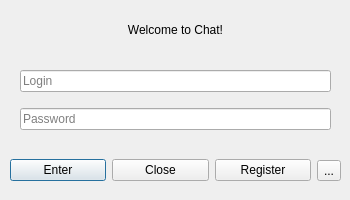
<?xml version="1.0" encoding="UTF-8"?>
<ui version="4.0">
 <class>authwindow</class>
 <widget class="QDialog" name="authwindow">
  <property name="geometry">
   <rect>
    <x>0</x>
    <y>0</y>
    <width>350</width>
    <height>200</height>
   </rect>
  </property>
  <property name="sizePolicy">
   <sizepolicy hsizetype="Preferred" vsizetype="Preferred">
    <horstretch>0</horstretch>
    <verstretch>0</verstretch>
   </sizepolicy>
  </property>
  <property name="minimumSize">
   <size>
    <width>350</width>
    <height>200</height>
   </size>
  </property>
  <property name="maximumSize">
   <size>
    <width>350</width>
    <height>200</height>
   </size>
  </property>
  <property name="windowTitle">
   <string> Authorization</string>
  </property>
  <property name="sizeGripEnabled">
   <bool>false</bool>
  </property>
  <widget class="QWidget" name="verticalLayoutWidget">
   <property name="geometry">
    <rect>
     <x>20</x>
     <y>60</y>
     <width>311</width>
     <height>81</height>
    </rect>
   </property>
   <layout class="QVBoxLayout" name="verticalLayout">
    <item>
     <widget class="QLineEdit" name="Login">
      <property name="inputMethodHints">
       <set>Qt::ImhNone</set>
      </property>
      <property name="inputMask">
       <string/>
      </property>
      <property name="text">
       <string/>
      </property>
      <property name="echoMode">
       <enum>QLineEdit::Normal</enum>
      </property>
      <property name="placeholderText">
       <string>Login</string>
      </property>
     </widget>
    </item>
    <item>
     <widget class="QLineEdit" name="Password">
      <property name="echoMode">
       <enum>QLineEdit::Password</enum>
      </property>
      <property name="placeholderText">
       <string>Password</string>
      </property>
     </widget>
    </item>
   </layout>
  </widget>
  <widget class="QWidget" name="horizontalLayoutWidget">
   <property name="geometry">
    <rect>
     <x>10</x>
     <y>150</y>
     <width>331</width>
     <height>41</height>
    </rect>
   </property>
   <layout class="QHBoxLayout" name="horizontalLayout">
    <item>
     <widget class="QPushButton" name="EnterButton">
      <property name="cursor">
       <cursorShape>PointingHandCursor</cursorShape>
      </property>
      <property name="text">
       <string>Enter</string>
      </property>
     </widget>
    </item>
    <item>
     <widget class="QPushButton" name="CloseButton">
      <property name="cursor">
       <cursorShape>PointingHandCursor</cursorShape>
      </property>
      <property name="text">
       <string>Close</string>
      </property>
     </widget>
    </item>
    <item>
     <widget class="QPushButton" name="RegisterButton">
      <property name="cursor">
       <cursorShape>PointingHandCursor</cursorShape>
      </property>
      <property name="text">
       <string>Register</string>
      </property>
     </widget>
    </item>
    <item>
     <widget class="QToolButton" name="connectionSettingsButton">
      <property name="cursor">
       <cursorShape>PointingHandCursor</cursorShape>
      </property>
      <property name="toolTip">
       <string>Server URL settings</string>
      </property>
      <property name="text">
       <string>...</string>
      </property>
     </widget>
    </item>
   </layout>
  </widget>
  <widget class="QLabel" name="StatusLine">
   <property name="geometry">
    <rect>
     <x>0</x>
     <y>10</y>
     <width>351</width>
     <height>41</height>
    </rect>
   </property>
   <property name="text">
    <string>Welcome to Chat!</string>
   </property>
   <property name="alignment">
    <set>Qt::AlignCenter</set>
   </property>
   <property name="wordWrap">
    <bool>true</bool>
   </property>
   <property name="textInteractionFlags">
    <set>Qt::LinksAccessibleByMouse|Qt::TextSelectableByMouse</set>
   </property>
  </widget>
 </widget>
 <resources/>
 <connections/>
</ui>
